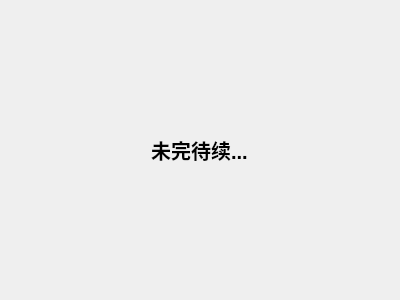
<?xml version="1.0" encoding="UTF-8"?>
<ui version="4.0">
 <class>ContinueWidget</class>
 <widget class="QWidget" name="ContinueWidget">
  <property name="geometry">
   <rect>
    <x>0</x>
    <y>0</y>
    <width>400</width>
    <height>300</height>
   </rect>
  </property>
  <property name="windowTitle">
   <string>Form</string>
  </property>
  <layout class="QHBoxLayout" name="horizontalLayout">
   <item>
    <widget class="QLabel" name="label">
     <property name="sizePolicy">
      <sizepolicy hsizetype="Fixed" vsizetype="Fixed">
       <horstretch>0</horstretch>
       <verstretch>0</verstretch>
      </sizepolicy>
     </property>
     <property name="font">
      <font>
       <pointsize>15</pointsize>
       <bold>true</bold>
      </font>
     </property>
     <property name="text">
      <string>未完待续...</string>
     </property>
     <property name="alignment">
      <set>Qt::AlignCenter</set>
     </property>
    </widget>
   </item>
  </layout>
 </widget>
 <resources/>
 <connections/>
</ui>
